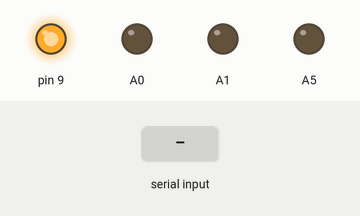
Simulated run of this sketch. Board: Arduino Uno, built with avr-gcc and run on an emulated ATmega328P. Shown: output pins drawn as LEDs (lit = HIGH). The test bench sets the inputs (shaded band). What the sketch prints to the serial monitor is not drawn.

Above: at 1.2 s.
1.3 s: "n\n" received over the second serial link
At 2.1 s:
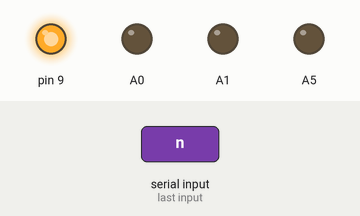
2.8 s: "o\n" received over the second serial link
At 3.3 s:
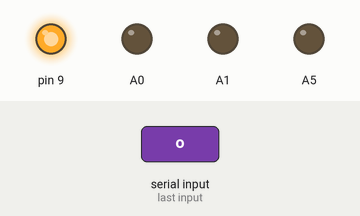
4.3 s: "p\n" received over the second serial link
At 5.5 s:
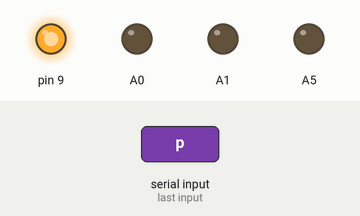
5.8 s: "q\n" received over the second serial link
At 6.8 s:
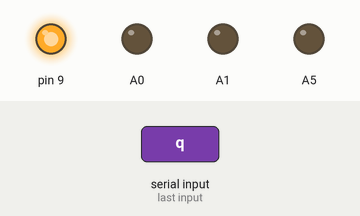
7.3 s: "d\n" received over the second serial link
At 8.0 s:
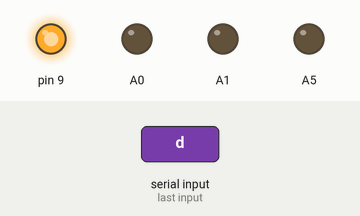
8.8 s: "e\n" received over the second serial link
At 9.1 s:
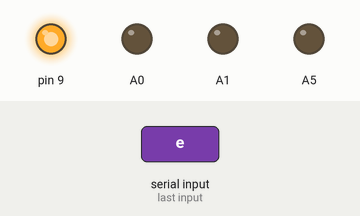
Timing chart, 0 to 11.3 s (numbered marks = the images above; inputs shaded):
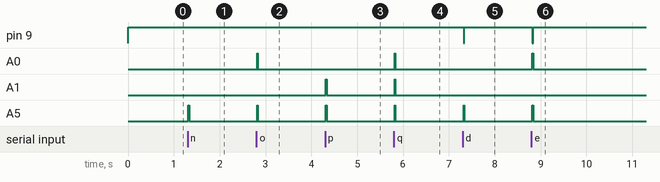

Measured:
- after the input at 1.3 s, A5: LOW → HIGH at once, → LOW 0.01 s later
- after the input at 2.8 s, A0, A5: LOW → HIGH at once, → LOW 0.01 s later
- after the input at 4.3 s, A1, A5: LOW → HIGH at once, → LOW 0.01 s later
- after the input at 5.8 s, A0, A1, A5: LOW → HIGH at once, → LOW 0.01 s later
- after the input at 7.3 s, pin 9: HIGH → LOW at once, → HIGH 0.01 s later; A5: LOW → HIGH at once, → LOW 0.01 s later
- after the input at 8.8 s, pin 9: HIGH → LOW at once, → HIGH 0.01 s later; A0, A5: LOW → HIGH at once, → LOW 0.01 s later

The sketch:

Light_System_2.0.ino
```cpp
#include <SoftwareSerial.h>
SoftwareSerial BT(3, 5);

long serialA = 0;

int tail = 0;
int left = 0;
int right = 0;
int both = 0;

void setup()
{
  Serial.begin(9600);
  BT.begin(9600);
  pinMode(A5, OUTPUT);
  pinMode(9, OUTPUT);
  pinMode(A0, OUTPUT);
  pinMode(A1, OUTPUT);
  digitalWrite(9, HIGH);
}

void loop() {
  serialA = BT.read();
  Serial.print("serialA = ");
  Serial.println(serialA);
  if (serialA == 110) {
    digitalWrite(A5, HIGH);
    digitalWrite(9, HIGH);
    digitalWrite(A0, LOW);
    digitalWrite(A1, LOW);
  }
  else if (serialA == 111) {
    digitalWrite(A5, HIGH);
    digitalWrite(9, HIGH);
    digitalWrite(A0, HIGH);
    digitalWrite(A1, LOW);
  }
  else if (serialA == 112) {
    digitalWrite(A5, HIGH);
    digitalWrite(9, HIGH);
    digitalWrite(A0, LOW);
    digitalWrite(A1, HIGH);
  }
  else if (serialA == 113) {
    digitalWrite(A5, HIGH);
    digitalWrite(9, HIGH);
    digitalWrite(A0, HIGH);
    digitalWrite(A1, HIGH);
  }
  else if (serialA == 100) {
    digitalWrite(A5, HIGH);
    digitalWrite(9, LOW);
    digitalWrite(A0, LOW);
    digitalWrite(A1, LOW);
  }
  else if (serialA == 101) {
    digitalWrite(A5, HIGH);
    digitalWrite(9, LOW);
    digitalWrite(A0, HIGH);
    digitalWrite(A1, LOW);
  }
  else if (serialA == 102) {
    digitalWrite(A5, HIGH);
    digitalWrite(9, LOW);
    digitalWrite(A0, LOW);
    digitalWrite(A1, HIGH);
  }
  else if (serialA == 103) {
    digitalWrite(A5, HIGH);
    digitalWrite(9, LOW);
    digitalWrite(A0, HIGH);
    digitalWrite(A1, HIGH);
  }
  else if (serialA == 10) {
    digitalWrite(A5, LOW);
    digitalWrite(9, HIGH);
    digitalWrite(A0, LOW);
    digitalWrite(A1, LOW);
  }
  else if (serialA == 11) {
    digitalWrite(A5, LOW);
    digitalWrite(9, HIGH);
    digitalWrite(A0, HIGH);
    digitalWrite(A1, LOW);
  }
  else if (serialA == 12) {
    digitalWrite(A5, LOW);
    digitalWrite(9, HIGH);
    digitalWrite(A0, LOW);
    digitalWrite(A1, HIGH);
  }
  else if (serialA == 13) {
    digitalWrite(A5, LOW);
    digitalWrite(9, HIGH);
    digitalWrite(A0, HIGH);
    digitalWrite(A1, HIGH);
  }
  else if (serialA == 0) {
    digitalWrite(A5, LOW);
    digitalWrite(9, LOW);
    digitalWrite(A0, LOW);
    digitalWrite(A1, LOW);
  }
  else if (serialA == 1) {
    digitalWrite(A5, LOW);
    digitalWrite(9, LOW);
    digitalWrite(A0, HIGH);
    digitalWrite(A1, LOW);
  }
  else if (serialA == 2) {
    digitalWrite(A5, LOW);
    digitalWrite(9, LOW);
    digitalWrite(A0, LOW);
    digitalWrite(A1, HIGH);
  }
  else if (serialA == 3) {
    digitalWrite(A5, LOW);
    digitalWrite(9, LOW);
    digitalWrite(A0, HIGH);
    digitalWrite(A1, HIGH);
  }
}
```
